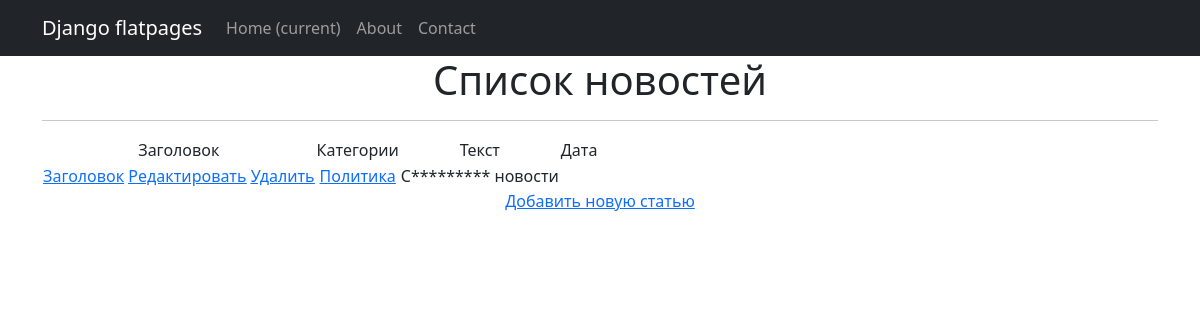
The page /categories/1/ on the database its author committed.
### news_portal/models.py (models this page shows, shortened)
class Post(models.Model):
    author = models.ForeignKey(Author, default=1, on_delete=models.SET_DEFAULT,
                               verbose_name=pgettext_lazy('Author', 'Author'))
    type = models.CharField(max_length=7, choices=TYPE, verbose_name=pgettext_lazy('Type', 'Type'))
    time_in = models.DateTimeField(auto_now_add=True, verbose_name=pgettext_lazy('Time_in', 'Time_in'))
    category = models.ManyToManyField(Category, through='PostCategory',
                                      verbose_name=pgettext_lazy('Category', 'Category'))
    title = models.CharField(max_length=255, verbose_name=pgettext_lazy('Title', 'Title'))
    text = models.TextField(verbose_name=pgettext_lazy('Text', 'Text'))
    rating = models.IntegerField(default=0, verbose_name=pgettext_lazy('Rating', 'Rating'))
    def preview(self):
        text = self.text[:124]
        if len(self.text) > 124:
            text += '...'
        return text

class Category(models.Model):
    name = models.CharField(max_length=40, unique=True,)
    subscribers = models.ManyToManyField(User, blank=True, null=True, related_name='categories')
    def __str__(self):
        return self.name

### news_portal/views.py (the view)
# urls.py: path('categories/<int:pk>/', CategoryListView.as_view(), name='category_list'),
class CategoryListView(ListView):
    model = Post
    template_name = 'category_list.html'
    context_object_name = 'category_news_list'
    def get_queryset(self):
        self.category = get_object_or_404(Category, id=self.kwargs['pk'])
        queryset = Post.objects.filter(category=self.category).order_by('-time_in')
        return queryset
    def get_context_data(self, **kwargs):
        context = super().get_context_data(**kwargs)
        context['is_not_subscriber'] = self.request.user not in self.category.subscribers.all()
        context['category'] = self.category
        return context

### news_portal/templatetags/custom_filters.py (called while the page is built)
@register.filter()
def censor(value):
   for word in censor_list:
      value = value.replace(word[1:], '*' * len(word[1:]))
   return value

### templates/category_list.html (shortened to what this page needs)
{% extends 'default.html' %}
{% load custom_filters %}
{% block content %}
    <h1>Список новостей</h1>
    <hr>
    {% if category_news_list %}
        <table>
            <tr>
                <td>
                    Заголовок
                </td>
                <td>
                    Категории
                </td>
                <td>
                    Текст
                </td>
                <td>
                    Дата
                </td>
            </tr>
        {% for post in category_news_list %}
            <tr>
                <td>
                   <a href="{% url 'post_detail' post.id %}">{{ post.title | censor }}</a>
                   <a href="{% url 'post_edit' post.id %}"><u>Редактировать</u></a>
                   <a href="{% url 'post_detail' post.id %}"><u>Удалить</u></a>
                </td>
                <td>
                    {% for category in post.category.all %}
                        <a href="{% url 'category_list' category.id %}">{{ category }}</a>
                    {% endfor %}
                </td>
                <td>
                    {{ post.preview|censor }}
                </td>
                <td>
                </td>
            </tr>
        {% endfor %}
        </table>
    {% else %}
        <h2>Новостей нет!</h2>
    {% endif %}
    <a href="{% url 'post_create' %}">Добавить новую статью</a> <br>
{% endblock content %}

### templates/default.html (shortened to what this page needs)
<!DOCTYPE html>
{% load static %}
<html lang="en">
    <head>
        <link href="{% static 'css/styles.css' %}" rel="stylesheet" />
    </head>
    <body>
        <nav class="navbar navbar-expand-lg navbar-dark bg-dark static-top">
           <div class="container">
               <a class="navbar-brand" href="#">Django flatpages</a>
               <div class="collapse navbar-collapse" id="navbarResponsive">
                   <ul class="navbar-nav ml-auto">
                       <li class="nav-item active">
                           <a class="nav-link" href="#">Home
                               <span class="sr-only">(current)</span>
                           </a>
                       </li>
                       <li class="nav-item">
                           <a class="nav-link" href="/about/">About</a>
                       </li>
                       <li class="nav-item">
                           <a class="nav-link" href="/contacts/">Contact</a>
                       </li>
                   </ul>
               </div>
           </div>
        </nav>
        <div class="container">
           <div class="row">
               <div class="col-lg-12 text-center">
                   {% block content %}
                   {% endblock content %}
               </div>
           </div>
        </div>
    </body>
</html>

### rows shown on the page
Post: title|censor "Заголовок", preview|censor "С********* новости"
Category: name "Политика"
